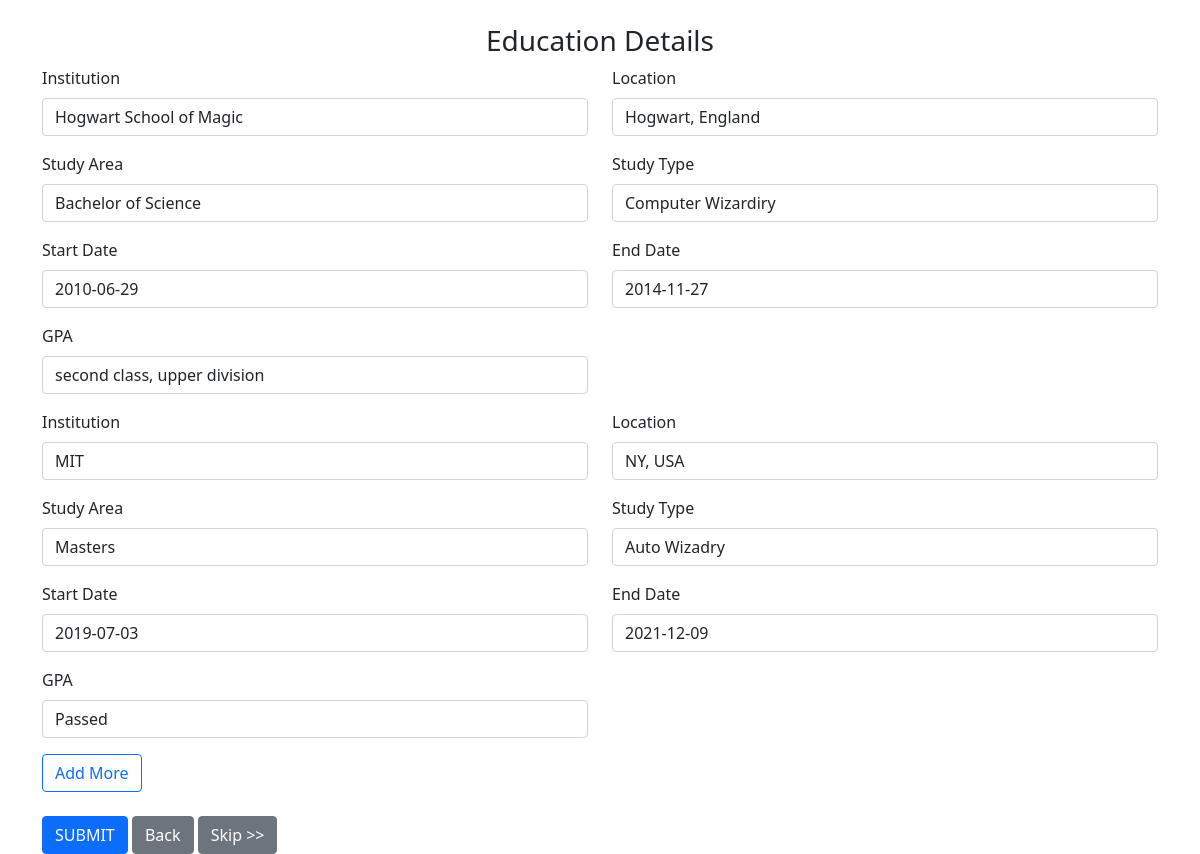
Page /add/profile/1/section/2/ on the committed database.
### job_profile/models.py (models this page shows)
class Education(models.Model):
	job_profile = models.ForeignKey(JobProfile, on_delete=models.CASCADE)
	institution = models.CharField('Institution', max_length=200)
	location = models.CharField('Location', max_length=50)
	study_area = models.CharField('Major', max_length=200)
	study_type = models.CharField('Field', max_length=200)
	start_date = models.DateField()
	end_date = models.DateField()
	gpa = models.CharField('GPA', max_length=50)
	date_created = models.DateTimeField('Date Created', auto_now_add=True)

### resume_generator/views.py (the view)
# urls.py: path('add/profile/<int:step>/section/<int:profile_id>/', views.add_profile, name='add-profile'),
def add_profile(request, step, profile_id):
	profile = JobProfile.objects.get(id=int(profile_id))
	if request.method == 'POST':
		if int(step) == 1:
			for edu in profile.education():
				edu.institution = request.POST["institution-edu-"+str(edu.id)]
				edu.location = request.POST["location-edu-"+str(edu.id)]
				edu.study_area = request.POST["study_area-edu-"+str(edu.id)]
				edu.study_type = request.POST["study_type-edu-"+str(edu.id)]
				edu.start_date = request.POST["start_date-edu-"+str(edu.id)]
				edu.end_date = request.POST["end_date-edu-"+str(edu.id)]
				edu.gpa = request.POST["gpa-edu-"+str(edu.id)]
				edu.save()
			form_num = int(request.POST["form_num"])
			if form_num > 0:
				form_num = form_num + 1
				for x in range(1, form_num):
					institution = request.POST["institution-edu_"+str(x)]
					location = request.POST["location-edu_"+str(x)]
					study_area = request.POST["study_area-edu_"+str(x)]
					study_type = request.POST["study_type-edu_"+str(x)]
					start_date = request.POST["start_date-edu_"+str(x)]
					end_date = request.POST["end_date-edu_"+str(x)]
					gpa = request.POST["gpa-edu_"+str(x)]
					if institution.strip() != "" and study_type.strip() != "":
						form = EducationForm({'job_profile': profile.id, 'institution': institution,
							'location': location, 'study_area': study_area, 'study_type': study_type,
							'start_date': start_date, 'end_date': end_date, 'gpa': gpa})
						if form.is_valid():
							form.save()
						else:
							print(data.errors)
			return redirect('add-profile', 2, profile.id)
		elif int(step) == 2:
			for work in profile.work():
				work.company = request.POST["company-work-"+str(work.id)]
				work.location = request.POST["location-work-"+str(work.id)]
				work.position = request.POST["position-work-"+str(work.id)]
				work.website = request.POST["website-work-"+str(work.id)]
				work.start_date = request.POST["start_date-work-"+str(work.id)]
				work.end_date = request.POST["end_date-work-"+str(work.id)]
				work.save()
				for keyword in work.highlights():
					post_name = "name-work-highlight-"+str(work.id)+"-"+str(keyword.id)
					name = request.POST.get(post_name, keyword.name)
					keyword.name = name
					keyword.save()
				form_num = int(request.POST.get("work-highlight_form_num"+str(work.id), 0))
				if form_num > 0:
					form_num = form_num + 1
					for x in range(1, form_num):
						post_name = "name-work-highlight-"+str(work.id)+"_"+str(x)
						name = request.POST.get(post_name, 0)
						if name != 0:
							keyword = WorkHighlight(work=work, name=name)
							keyword.save()
			form_num = int(request.POST["form_num"])
			if form_num > 0:
				form_num = form_num + 1
				for x in range(1, form_num):
					company = request.POST["company-work_"+str(x)]
					location = request.POST["location-work_"+str(x)]
					position = request.POST["position-work_"+str(x)]
					website = request.POST["website-work_"+str(x)]
					start_date = request.POST["start_date-work_"+str(x)]
					end_date = request.POST["end_date-work_"+str(x)]
					if company.strip() != "" and position.strip() != "":
						form = WorkForm({'job_profile': profile.id, 'company': company,
							'location': location, 'position': position, 'website': website,
							'start_date': start_date, 'end_date': end_date})
						if form.is_valid():
							work = form.save()
						else:
							print(data.errors)
			return redirect('add-profile', 3, profile.id)
		elif int(step) == 3:
			for skill in profile.skills():
				skill.name = request.POST["name-skill-"+str(skill.id)]
				skill.save()
				keywords = request.POST["keywords-skill-"+str(skill.id)]
				keywords_dic = keywords.split(',')
				skill_keywords = SkillKeyword.objects.filter(skill=skill.id)
				skill_keywords.delete()
				for keyword in keywords_dic:
					new_keyword = SkillKeyword(skill=skill, name=keyword)
					new_keyword.save()
			form_num = int(request.POST["form_num"])
			if form_num > 0:
				form_num = form_num + 1
				for x in range(1, form_num):
					name = request.POST["name-skill_"+str(x)]
					if name.strip() != "":
						skill = Skill(job_profile=profile, name=name)
						skill.save()
						keywords = request.POST["keywords-skill_"+str(skill.id)]
						keywords_dic = keywords.split(',')
						for keyword in keywords_dic:
							new_keyword = SkillKeyword(skill=skill, name=keyword)
							new_keyword.save()
			return redirect('add-profile', 4, profile.id)
		elif int(step) == 4:
			for project in profile.projects():
				project.name = request.POST["name-project-"+str(project.id)]
				project.description = request.POST["description-project-"+str(project.id)]
				project.url = request.POST["url-project-"+str(project.id)]
				project.date = request.POST["date-project-"+str(project.id)]
				project.save()
				keywords = request.POST['technologies-project-'+str(project.id)]
				keywords_dic = keywords.split(',')
				project_keywords = ProjectKeyword.objects.filter(project=project.id)
				project_keywords.delete()
				for keyword in keywords_dic:
					new_keyword = ProjectKeyword(project=project, technology=keyword.strip())
					new_keyword.save()
			form_num = int(request.POST["form_num"])
			if form_num > 0:
				form_num = form_num + 1
				for x in range(1, form_num):
					name = request.POST["name-project_"+str(x)]
					description = request.POST["description-project_"+str(x)]
					url = request.POST["url-project_"+str(x)]
					date = request.POST["date-project_"+str(x)]
					if name.strip() != "":
						project = Project(job_profile=profile, name=name, description=description, url=url,
							date=date)
						project.save()
						keywords = request.POST['technologies-project_'+str(x)]
						keywords_dic = keywords.split(',')
						for keyword in keywords_dic:
							new_keyword = ProjectKeyword(project=project, technology=keyword.strip())
							new_keyword.save()
			return redirect('add-profile', 5, profile.id)
		elif int(step) == 5:
			for award in profile.awards():
				award.title = request.POST["title-award-"+str(award.id)]
				award.date = request.POST["date-award-"+str(award.id)]
				award.awarder = request.POST["awarder-award-"+str(award.id)]
				award.summary = request.POST["summary-award-"+str(award.id)]
				award.save()
			form_num = int(request.POST["form_num"])
			if form_num > 0:
				form_num = form_num + 1
				for x in range(1, form_num):
					title = request.POST["title-award_"+str(x)]
					date = request.POST["date-award_"+str(x)]
					awarder = request.POST["awarder-award_"+str(x)]
					summary = request.POST["summary-award_"+str(x)]
					if title.strip() != "":
						data = Award(job_profile=profile, title=title, date=date, awarder=awarder,
							summary=summary)
						data.save()
			return redirect('profile', profile.id)
		else:
			return redirect('profile', profile.id)
	else:
		if int(step) == 1:
			return render(request, 'main/add-education.html', {'profile': profile})
		elif int(step) == 2:
			return render(request, 'main/add-work.html', {'profile': profile})
		elif int(step) == 3:
			return render(request, 'main/add-skill.html', {'profile': profile})
		elif int(step) == 4:
			return render(request, 'main/add-project.html', {'profile': profile})
		elif int(step) == 5:
			return render(request, 'main/add-award.html', {'profile': profile})
		else:
			return redirect('index')

### job_profile/models.py (called while the page is built)
	def education(self):
		return Education.objects.filter(job_profile=self.id)

### job_profile/templates/main/add-education.html (shortened to what this page needs)
{% extends "main/base.html" %}
{% load static %}
{% block content %}
	<div class="row text-center">
		<h3>Education Details</h3>
	</div>
	<div class="row">
		<div class="col-12">
			<form action="{% url 'add-profile' 1 profile.id %}" method="post">
			{% for edu in profile.education %}
				<div class="row">
					<div class="col-md-6 mb-3">
						<label class="form-label">Institution</label>
  						<input type="text" class="form-control" name="institution-edu-{{edu.id}}" value="{{edu.institution}}" required>
					</div>
					<div class="col-md-6 mb-3">
						<label class="form-label">Location</label>
  						<input type="text" class="form-control" name="location-edu-{{edu.id}}" value="{{edu.location}}" required>
					</div>
					<div class="col-md-6 mb-3">
						<label class="form-label">Study Area</label>
  						<input type="text" class="form-control" name="study_area-edu-{{edu.id}}" value="{{edu.study_area}}" placeholder="Eg. Bachelor of Science" required>
					</div>
					<div class="col-md-6 mb-3">
						<label class="form-label">Study Type</label>
  						<input type="text" class="form-control" name="study_type-edu-{{edu.id}}" value="{{edu.study_type}}" placeholder="Eg. Computer Science" required>
					</div>
					<div class="col-md-6 mb-3">
						<label class="form-label">Start Date</label>
  						<input type="text" class="form-control" name="start_date-edu-{{edu.id}}" value="{{edu.start_date|date:"Y-m-d"}}" placeholder="Formart: YYYY-MM-DD" required>
					</div>
					<div class="col-md-6 mb-3">
						<label class="form-label">End Date</label>
  						<input type="text" class="form-control" name="end_date-edu-{{edu.id}}" value="{{edu.end_date|date:"Y-m-d"}}" placeholder="Formart: YYYY-MM-DD" required>
					</div>
					<div class="col-md-6 mb-3">
						<label class="form-label">GPA</label>
  						<input type="text" class="form-control" name="gpa-edu-{{edu.id}}" value="{{edu.gpa}}">
					</div>
				</div>
			{% endfor %}
				<div class="row">
					<div class="col-md-2">
						<a id="edu-add-id" class="btn btn-outline-primary" href="#">Add More</a>
					</div>
				</div>
				<div class="row pt-4">
					<div class="col-12">
						<button class="btn btn-primary">SUBMIT</button>
						<a class="btn btn-secondary" href="{% url 'edit-profile' profile.id %}">Back</a>
						<a class="btn btn-secondary" href="{% url 'add-profile' 2 profile.id %}">Skip >></a>
					</div>
				</div>
			</form>
		</div>
	</div>
{% endblock %}

### rows in the picture
Education: institution "Hogwart School of Magic", location "Hogwart, England", study_area "Bachelor of Science", study_type "Computer Wizardiry", start_date "2010-06-29", end_date "2014-11-27", gpa "second class, upper division"
Education: institution "MIT", location "NY, USA", study_area "Masters", study_type "Auto Wizadry", start_date "2019-07-03", end_date "2021-12-09", gpa "Passed"
